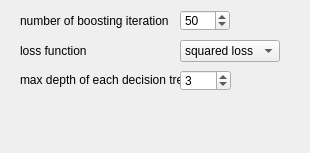
<?xml version="1.0" encoding="UTF-8"?>
<ui version="4.0">
 <class>ParametersGBRegress</class>
 <widget class="QWidget" name="ParametersGBRegress">
  <property name="geometry">
   <rect>
    <x>0</x>
    <y>0</y>
    <width>310</width>
    <height>153</height>
   </rect>
  </property>
  <property name="windowTitle">
   <string>Form</string>
  </property>
  <widget class="QComboBox" name="boostLossType">
   <property name="geometry">
    <rect>
     <x>180</x>
     <y>40</y>
     <width>100</width>
     <height>22</height>
    </rect>
   </property>
   <property name="font">
    <font>
     <pointsize>9</pointsize>
    </font>
   </property>
   <property name="toolTip">
    <string>Type of loss function used for train each decision tree</string>
   </property>
   <item>
    <property name="text">
     <string>squared loss</string>
    </property>
   </item>
   <item>
    <property name="text">
     <string>absolute loss</string>
    </property>
   </item>
   <item>
    <property name="text">
     <string>huber loss</string>
    </property>
   </item>
  </widget>
  <widget class="QLabel" name="label_13">
   <property name="geometry">
    <rect>
     <x>20</x>
     <y>10</y>
     <width>171</width>
     <height>21</height>
    </rect>
   </property>
   <property name="font">
    <font>
     <pointsize>9</pointsize>
    </font>
   </property>
   <property name="text">
    <string>number of boosting iteration</string>
   </property>
  </widget>
  <widget class="QLabel" name="label_19">
   <property name="geometry">
    <rect>
     <x>20</x>
     <y>70</y>
     <width>190</width>
     <height>20</height>
    </rect>
   </property>
   <property name="font">
    <font>
     <pointsize>9</pointsize>
    </font>
   </property>
   <property name="text">
    <string>max depth of each decision tree</string>
   </property>
  </widget>
  <widget class="QLabel" name="label_23">
   <property name="geometry">
    <rect>
     <x>20</x>
     <y>40</y>
     <width>100</width>
     <height>21</height>
    </rect>
   </property>
   <property name="font">
    <font>
     <pointsize>9</pointsize>
    </font>
   </property>
   <property name="text">
    <string>loss function</string>
   </property>
  </widget>
  <widget class="QSpinBox" name="boostTreeDepths">
   <property name="geometry">
    <rect>
     <x>180</x>
     <y>70</y>
     <width>51</width>
     <height>21</height>
    </rect>
   </property>
   <property name="font">
    <font>
     <pointsize>9</pointsize>
    </font>
   </property>
   <property name="toolTip">
    <string>Max number of depth of each decision tree</string>
   </property>
   <property name="minimum">
    <number>1</number>
   </property>
   <property name="maximum">
    <number>100</number>
   </property>
   <property name="value">
    <number>3</number>
   </property>
  </widget>
  <widget class="QSpinBox" name="boostIters">
   <property name="geometry">
    <rect>
     <x>180</x>
     <y>10</y>
     <width>50</width>
     <height>21</height>
    </rect>
   </property>
   <property name="font">
    <font>
     <pointsize>9</pointsize>
    </font>
   </property>
   <property name="toolTip">
    <string>Number of decision trees ( in other words number of boosting iterations) </string>
   </property>
   <property name="minimum">
    <number>1</number>
   </property>
   <property name="maximum">
    <number>1000</number>
   </property>
   <property name="singleStep">
    <number>1</number>
   </property>
   <property name="value">
    <number>50</number>
   </property>
  </widget>
 </widget>
 <resources/>
 <connections/>
</ui>
